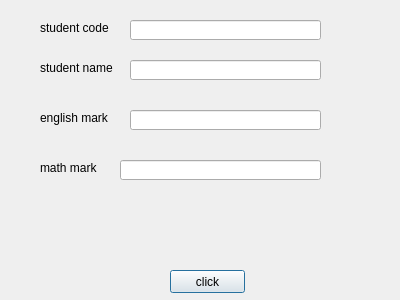
<?xml version="1.0" encoding="UTF-8"?>
<ui version="4.0">
 <class>Dialog</class>
 <widget class="QDialog" name="Dialog">
  <property name="geometry">
   <rect>
    <x>0</x>
    <y>0</y>
    <width>400</width>
    <height>300</height>
   </rect>
  </property>
  <property name="windowTitle">
   <string>Dialog</string>
  </property>
  <widget class="QLabel" name="label">
   <property name="geometry">
    <rect>
     <x>40</x>
     <y>20</y>
     <width>81</width>
     <height>16</height>
    </rect>
   </property>
   <property name="text">
    <string>student code</string>
   </property>
  </widget>
  <widget class="QLabel" name="label_2">
   <property name="geometry">
    <rect>
     <x>40</x>
     <y>60</y>
     <width>81</width>
     <height>16</height>
    </rect>
   </property>
   <property name="text">
    <string>student name</string>
   </property>
  </widget>
  <widget class="QLabel" name="label_3">
   <property name="geometry">
    <rect>
     <x>40</x>
     <y>110</y>
     <width>81</width>
     <height>16</height>
    </rect>
   </property>
   <property name="text">
    <string>english mark</string>
   </property>
  </widget>
  <widget class="QLabel" name="label_4">
   <property name="geometry">
    <rect>
     <x>40</x>
     <y>160</y>
     <width>81</width>
     <height>16</height>
    </rect>
   </property>
   <property name="text">
    <string>math mark</string>
   </property>
  </widget>
  <widget class="QLineEdit" name="lecode">
   <property name="geometry">
    <rect>
     <x>130</x>
     <y>20</y>
     <width>191</width>
     <height>20</height>
    </rect>
   </property>
  </widget>
  <widget class="QLineEdit" name="lename">
   <property name="geometry">
    <rect>
     <x>130</x>
     <y>60</y>
     <width>191</width>
     <height>20</height>
    </rect>
   </property>
  </widget>
  <widget class="QLineEdit" name="leem">
   <property name="geometry">
    <rect>
     <x>130</x>
     <y>110</y>
     <width>191</width>
     <height>20</height>
    </rect>
   </property>
  </widget>
  <widget class="QLineEdit" name="lemm">
   <property name="geometry">
    <rect>
     <x>120</x>
     <y>160</y>
     <width>201</width>
     <height>20</height>
    </rect>
   </property>
  </widget>
  <widget class="QLabel" name="message">
   <property name="geometry">
    <rect>
     <x>70</x>
     <y>200</y>
     <width>251</width>
     <height>51</height>
    </rect>
   </property>
   <property name="text">
    <string/>
   </property>
  </widget>
  <widget class="QPushButton" name="pushButton">
   <property name="geometry">
    <rect>
     <x>170</x>
     <y>270</y>
     <width>75</width>
     <height>23</height>
    </rect>
   </property>
   <property name="text">
    <string>click</string>
   </property>
  </widget>
 </widget>
 <resources/>
 <connections/>
</ui>
